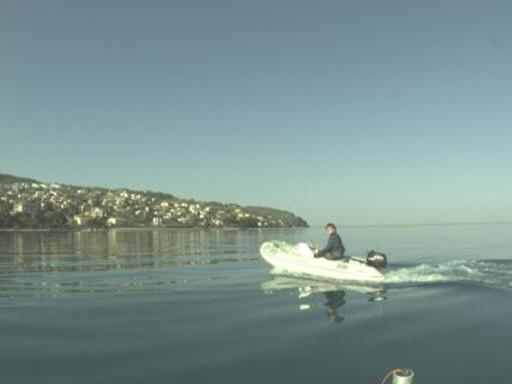
#> input picture Examples/val_001/001.jpg, 512 x 384 px
$ jupyter execute --allow-errors SegNet-MaSTr1325-prediction-display.ipynb
#> lines starting #> are read from the running program, lines starting #| are printed output that depends on the picture
# The prediction only runs for 3 epochs

[cell 1]
import os
from PIL import Image
import numpy as np
import json
import re

input_path = 'MaSTr1325/val_mask/'
output_path = 'MaSTr1325/val_json/'

#> (the rest of this cell did not finish here and is left out)

[cell 2]
import os
from PIL import Image
import numpy as np
import json
import matplotlib.pyplot as plt

# Path
jpg_path = 'val_001/001.jpg'
json_path = 'val_001/001m.json'

# Define Colour
colors = {
    0: (255, 255, 0, 64),    # yellow (RGBA) = obstacle & environment
    1: (0, 133, 152, 64),    # cyan-blue (RGBA) = water
    2: (129, 0, 255, 64),    # purple (RGBA) = sky
    4: (255, 0, 0, 128)      # red (RGBA) = unknown
}

image = Image.open(jpg_path).convert('RGBA')
with open(json_path, 'r') as json_file:
#> (reads Examples/val_001/001m.json from the repository)
    mask_data = json.load(json_file)
mask_array = np.array(mask_data)
mask_image = Image.new('RGBA', image.size)
#> mask_image: PIL image 512x384 RGBA; every value is 0
mask_pixels = mask_image.load()

for y in range(mask_array.shape[0]):
    for x in range(mask_array.shape[1]):
        value = mask_array[y, x]
        if value in colors:
            mask_pixels[x, y] = colors[value]

# apply mask to jpg
combined = Image.alpha_composite(image, mask_image)
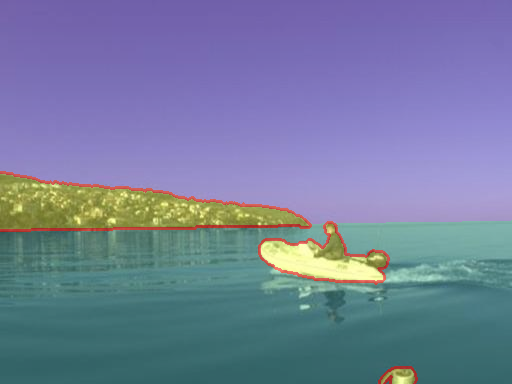
#> combined: PIL image 512x384 RGBA; mean R, G, B, A 115.2, 126.2, 156.1, 255

plt.imshow(combined)
plt.axis('off')
plt.show()
